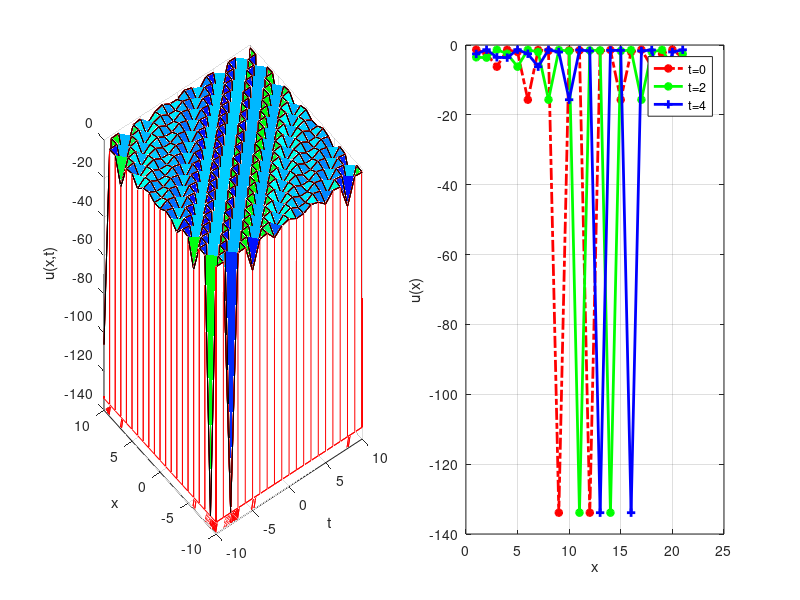

Source code (MATLAB):
clear all;
V = 1;
lamda = 1;
xi = .5;
mu =1;



u(1,10) = 0;
for x=-10:1:10
for t=-10:1:10
    if(lamda*mu > 0)
        cosec = tan( sqrt(lamda*mu)*(x-V*t+xi)) ;
    u(x+11,t+11) = -(1/6.0) - (1/3)*(lamda*lamda) - (mu*mu) + (1/6)*(V*V)-(2/3)*(lamda*lamda)*(cosec*cosec);
    end
end 
end

%%%%%%%%%%%%%%%%%%%%%%%%%%%%%%%%%%%%%%%%%%%%%%%%%%%%%%%%%%%%%%%%%%%%%%%%%%%%%%%%%%%%%%%
t=-10:1:10;

subplot(1,2,1)

meshz(t,t,u);
hold on;

meshc(t,t,u);
hold on;

surfc(t,t,u);
hold on;

waterfall(t,t,u);
hold on;
surfl(t,t,u);
hold on;

grid on;
xlabel('t');
zlabel('u(x,t)');
ylabel('x');

colormap hsv
%%%%%%%%%%%%%%%%%%%%%%%%%%%%%%%%%%%%%%%%%%%%%%%%%%%%%%%%%%%%%%%%%%%%%%%%%%%%%%%%%%%%%%%

subplot(1,2,2)
% for t=0
h = u(:,11);
plot(h,'-.r*', 'LineWidth',2)

hold on;
% for t=2
h = u(:,13);
plot(h,'-*g', 'LineWidth',2)
hold on;
% for t=4
h = u(:,15);
plot(h,'-+b', 'LineWidth',2)
hold on;
grid on;

legend('t=0','t=2','t=4');
xlabel('x');
ylabel('u(x)');


